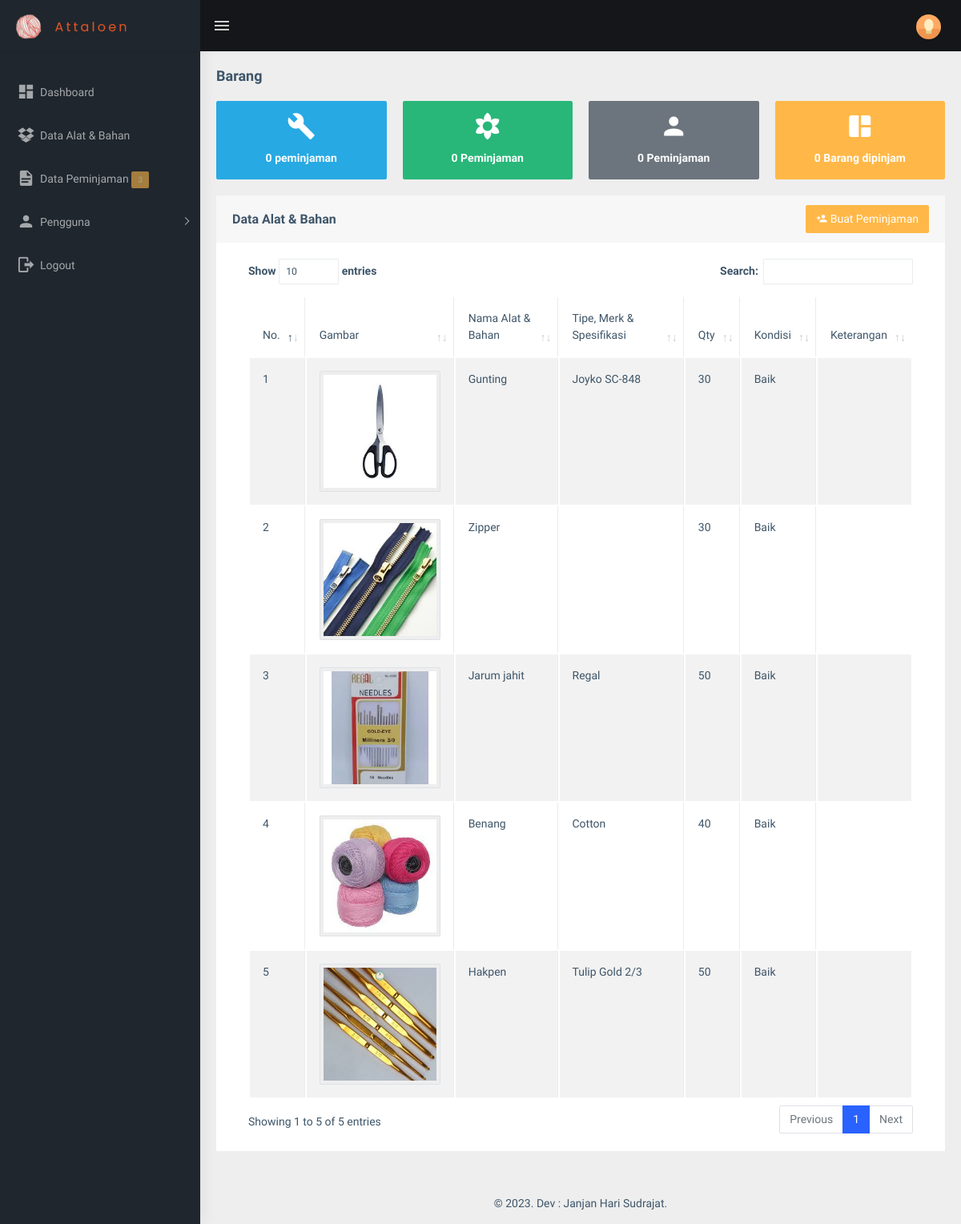
Screenshot of /view_admin/dashboard_user.php (signed in) with the database file from the repository.
### tables this page shows
CREATE TABLE `alat_bahan` (
  `id_alat_bahan` int(11) NOT NULL,
  `kode` varchar(100) NOT NULL,
  `nama_alat_bahan` varchar(255) NOT NULL,
  `merk` varchar(255) NOT NULL,
  `id_kategori` int(11) NOT NULL,
  `qty` int(11) NOT NULL,
  `gambar` varchar(255) NOT NULL,
  `kondisi` varchar(100) NOT NULL,
  `keterangan` varchar(255) NOT NULL,
  `date_created` date NOT NULL
);

### functions.php (called while the page is built, shortened)
<?php
$conn = mysqli_connect("localhost", "root", "", "db_sippa");
function query($query)
{
    global $conn;
    $result = mysqli_query($conn, $query);
    $rows = [];
    while ($row = mysqli_fetch_assoc($result)) {
        $rows[] = $row;
    }
    return $rows;
}

### view_admin/dashboard_user.php (the view, shortened to what this page needs)
<?php
include "../templates/header.php";
$id_user = $user["id_user"];
$peminjaman = query("SELECT * FROM peminjaman INNER JOIN users ON peminjaman.id_karyawan = users.id_user WHERE id_karyawan = $id_user");
$total_peminjaman = count($peminjaman);
$peminjaman_pending = query("SELECT * FROM peminjaman INNER JOIN users ON peminjaman.id_karyawan = users.id_user WHERE status_peminjaman = 2 AND id_karyawan = $id_user");
$total_peminjaman_pending = count($peminjaman_pending);
$peminjaman_belum_kembali = query("SELECT * FROM peminjaman INNER JOIN users ON peminjaman.id_karyawan = users.id_user WHERE status_pengembalian = 2 AND id_karyawan = $id_user");
$total_peminjaman_belum_kembali = count($peminjaman_belum_kembali);
$peminjaman_detail = query("SELECT * FROM peminjaman_detail INNER JOIN peminjaman ON peminjaman_detail.id_peminjaman = peminjaman.id_peminjaman INNER JOIN users ON peminjaman.id_karyawan = users.id_user WHERE id_karyawan = $id_user GROUP BY id_barang");
$total_peminjaman_detail = count($peminjaman_detail);
$alat_bahan = query("SELECT * FROM alat_bahan INNER JOIN kategori ON alat_bahan.id_kategori = kategori.id_kategori");
?>
<div class="page-wrapper">
    <div class="page-breadcrumb">
        <div class="row">
            <div class="col-12 d-flex no-block align-items-center">
                <h4 class="page-title">Barang</h4>
            </div>
        </div>
    </div>
    <div class="container-fluid">
        <div class="row">
            <div class="col-md-6 col-lg-3">
                <div class="card card-hover">
                    <div class="box bg-cyan text-center">
                        <h1 class="font-light text-white">
                            <i class="mdi mdi-wrench"></i>
                        </h1>
                        <h6 class="text-white">
                            <?= $total_peminjaman; ?> peminjaman
                        </h6>
                    </div>
                </div>
            </div>
            <div class="col-md-6 col-lg-3">
                <div class="card card-hover">
                    <div class="box bg-success text-center">
                        <h1 class="font-light text-white">
                            <i class="mdi mdi-image-filter-vintage"></i>
                        </h1>
                        <h6 class="text-white">
                            <?= $total_peminjaman_pending; ?> Peminjaman
                        </h6>
                    </div>
                </div>
            </div>
            <div class="col-md-6 col-lg-3">
                <div class="card card-hover">
                    <div class="box bg-secondary text-center">
                        <h1 class="font-light text-white">
                            <i class="mdi mdi-account"></i>
                        </h1>
                        <h6 class="text-white">
                            <?= $total_peminjaman_belum_kembali; ?> Peminjaman
                        </h6>
                    </div>
                </div>
            </div>
            <div class="col-md-6 col-lg-3">
                <div class="card card-hover">
                    <div class="box bg-warning text-center">
                        <h1 class="font-light text-white">
                            <i class="mdi mdi-collage"></i>
                        </h1>
                        <h6 class="text-white">
                            <?= $total_peminjaman_detail; ?> Barang dipinjam
                        </h6>
                    </div>
                </div>
            </div>
        </div>
        <div class="row">
            <div class="col-md-12">
                <div class="card">
                    <div class="card-header">
                        <div class="row">
                            <div class="col">
                                <h5 class="card-title pt-2">Data Alat & Bahan</h5>
                            </div>
                            <div class="col">
                                <a href="../view_peminjaman/user_peminjaman_add.php"
                                    class="btn btn-warning text-white float-end"><i class="mdi mdi-account-plus"></i>
                                    Buat Peminjaman</a>
                            </div>
                        </div>
                    </div>
                    <div class="card-body">
                        <div class="table-responsive">
                            <table id="zero_config" class="table table-striped table-bordered">
                                <thead>
                                    <tr>
                                        <th>No.</th>
                                        <th>Gambar</th>
                                        <th>Nama Alat & Bahan</th>
                                        <th>Tipe, Merk & Spesifikasi</th>
                                        <th>Qty</th>
                                        <th>Kondisi</th>
                                        <th>Keterangan</th>
                                    </tr>
                                </thead>
                                <tbody>
                                    <?php $i = 1; ?>
                                    <?php foreach ($alat_bahan as $ab): ?>
                                        <tr>
                                            <td>
                                                <?= $i; ?>
                                            </td>
                                            <td>
                                                <img src="../assets/img/alat_bahan/<?= $ab["gambar"]; ?>"
                                                    class="img-thumbnail">
                                            </td>
                                            <td>
                                                <?= $ab["nama_alat_bahan"]; ?>
                                            </td>
                                            <td>
                                                <?= $ab["merk"]; ?>
                                            </td>
                                            <td>
                                                <?= $ab["qty"]; ?>
                                            </td>
                                            <td>
                                                <?= $ab["kondisi"]; ?>
                                            </td>
                                            <td>
                                            </td>
                                        </tr>
                                        <?php $i++; ?>
                                    <?php endforeach; ?>
                            </table>
                        </div>
                    </div>
                </div>
            </div>
        </div>
    </div>
    <?php
    include "../templates/footer.php";
    ?>

### rows the page displays
alat_bahan: gambar (picture), nama_alat_bahan "Gunting", merk "Joyko SC-848", qty "30", kondisi "Baik"
alat_bahan: gambar (picture), nama_alat_bahan "Zipper", qty "30", kondisi "Baik"
alat_bahan: gambar (picture), nama_alat_bahan "Jarum jahit", merk "Regal", qty "50", kondisi "Baik"
alat_bahan: gambar (picture), nama_alat_bahan "Benang", merk "Cotton", qty "40", kondisi "Baik"
alat_bahan: gambar (picture), nama_alat_bahan "Hakpen", merk "Tulip Gold 2/3", qty "50", kondisi "Baik"

### other values shown
$total_peminjaman_pending "3"
$total_peminjaman "0"
$total_peminjaman_pending "0"
$total_peminjaman_belum_kembali "0"
$total_peminjaman_detail "0"
